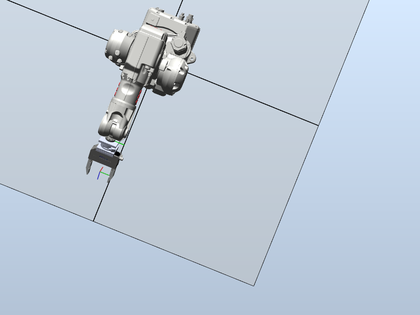
%> input picture Robot Vision - Miniproject/RobotStudioMatlab/pictures.png, 420 x 315 px, shrunk from 1024 x 768 before the run
$ octave --eval "result = RecognizeBlocks(imread('pictures.png'));"   (GNU Octave 9; MATLAB toolbox functions it lacks are replaced by stand-ins)
%> lines starting %> are read from the running program, lines starting %| are printed output that depends on the picture; in (x1, y1, x2, y2) boxes, pixels count from 0 and x2, y2 are one past the last pixel; in counts of white or black regions, pixels touching at a corner belong together; the program's own positions count from 1
function [blocks]=RecognizeBlocks(original)
% This function receives an image and returns the founded bricks, sorted by
% color, and its position and orientation with respect to the base x-axis.

x=size(original,2);
%> x = 420
y=size(original,1);
%> y = 315

% Transform into HSV and separate in the different channels
hsv=rgb2hsv(original);
%> hsv: size 315x420x3 double; mean H, S, V 0.564, 0.122, 0.853
hue=hsv(:,:,1);
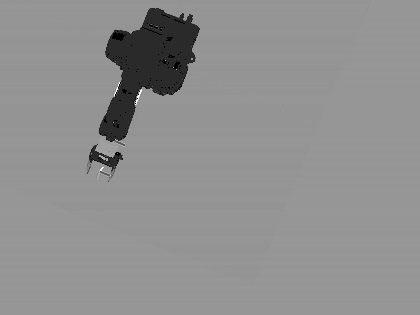
%> hue: size 315x420 double; min 0, max 0.998, mean 0.564
saturation=hsv(:,:,2);
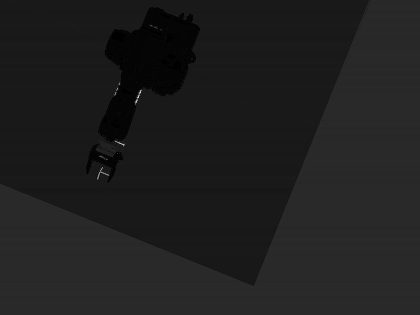
%> saturation: size 315x420 double; min 0, max 0.83, mean 0.122
value=hsv(:,:,3);
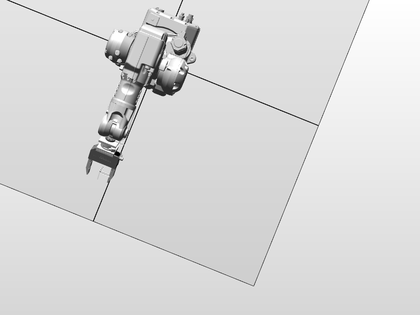
%> value: size 315x420 double; min 0, max 1, mean 0.853

% Find the blocks in the image
saturation=imgaussfilt(saturation,'FilterSize',9);  % First, find coloured blocks using the saturation channel
colour_mask=saturation>MyParameters.COLOR_THRESHOLD*ones(y,x);
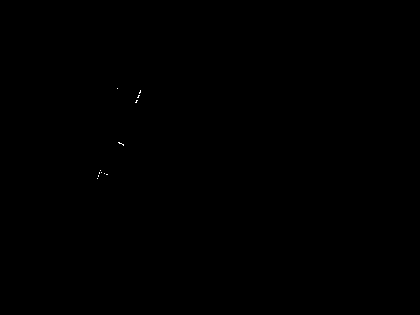
%> colour_mask: size 315x420 logical; 0.03% white in thin lines or dots, all inside (x1, y1, x2, y2) = (97, 88, 141, 179)
black_mask=value<MyParameters.BLACK_THRESHOLD*ones(y,x);          % Then, the black blocks using the value channel
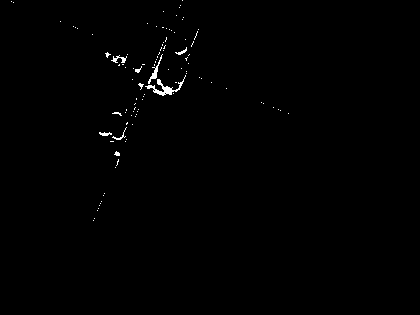
%> black_mask: size 315x420 logical; 0.53% white in thin lines or dots, all inside (x1, y1, x2, y2) = (11, 0, 289, 221)
final_mask=black_mask | colour_mask;                % Join masks for coloured blocks and black blocks
se = strel('square',5);                             % Procesing of the mask to fill holes and eliminate noise
final_mask=imopen(final_mask,se);
%> final_mask: size 315x420 logical; 0.06% white; 2 white regions, box (x1, y1, x2, y2) and area: (164, 87, 172, 94) 52, (152, 73, 157, 78) 25
se = strel('square',5);
final_mask=imclose(final_mask,se);

% Identifying objects and their properties
objects = bwconncomp(final_mask);           % Label the objects
%> objects = 2 connected components
area = regionprops(objects,'Area');         % Calculate the areas of the objects
%> area = 2 regions; Area: 52, 25
centroid = regionprops(objects,'Centroid'); % Find centroid of the objects
%> centroid = 2 regions; Centroid: [155 76], [168.5 91]
pixelList=regionprops(objects,'PixelList'); % Fins the pixels of each block
%> pixelList = 2 items
nobjects=length(centroid);                  % Number of objects found
%> nobjects = 2

% Find and store centroids according to the colour as well as their
% orientation according with their longest edge
se = strel('square',3);
colorlist=[MyParameters.YELLOW MyParameters.GREEN MyParameters.BLUE MyParameters.ORANGE];
blocks = struct('yellow', [], 'green', [], 'blue', [], 'orange', [], 'black', []);

for i=1:1:nobjects
    if area(i).Area(1)>MyParameters.AREA_MIN
        object_mask = false(y,x);                   % Create a mask for each object using the pixwl list
        for j=1:1:size(pixelList(i).PixelList,1)
            pix_x=pixelList(i).PixelList(j,1);
            pix_y=pixelList(i).PixelList(j,2);
            object_mask(pix_y,pix_x) = 1;
        end
        edges=imdilate(object_mask,se)-object_mask;                         % Find the edges of the object mask by substacting the image and its dilation
        [H,theta,rho]=hough(edges,'RhoResolution',1,'ThetaResolution',5);   % Find lines in the resulting image using the Hough transform
        P = houghpeaks(H,16,'threshold',ceil(0.1*max(H(:))));
        lines = houghlines(edges,theta,rho,P,'FillGap',10,'MinLength',20);
        nlines=length(lines);
        dist=zeros(1,nlines);
        for k = 1:1:nlines                          % The longest line is stored and used to define the orientation
            dist(k) = norm(lines(k).point1 - lines(k).point2);
        end
        [~,max_dist]=max(dist);

        xy1_real=MyParameters.K*[lines(max_dist).point1 1]';     % The position of the points that define the line are trasnformed
        xy1_real=xy1_real(1:2)'/xy1_real(3);        % to real positions using the projection matrix
        xy2_real=MyParameters.K*[lines(max_dist).point2 1]';
        xy2_real=xy2_real(1:2)'/xy2_real(3);

        xy_real = [xy1_real; xy2_real];
        angle = atand((xy_real(2,2)-xy_real(1,2))/(xy_real(2,1)-xy_real(1,1)));
        % The angle with
        % respect to the base x
        % axis is found using
        % this two points

        % Get a mask of the object in the hue channel and on the black mask
        cent_y=round(centroid(i).Centroid(2));
        cent_x=round(centroid(i).Centroid(1));
        region_hue=hue(cent_y-MyParameters.MASK_SIDE:cent_y+MyParameters.MASK_SIDE,cent_x-MyParameters.MASK_SIDE:cent_x+MyParameters.MASK_SIDE);
        region_blackmask=black_mask(cent_y-MyParameters.MASK_SIDE:cent_y+MyParameters.MASK_SIDE,cent_x-MyParameters.MASK_SIDE:cent_x+MyParameters.MASK_SIDE);
        cent_real=MyParameters.K*[cent_x,cent_y,1]';
        cent_real=cent_real(1:2)'/cent_real(3);

        % Sort by colour and store centroid position and orientation
        if (mean(mean(region_blackmask,1)) >= 0.8)
            blocks.black = [blocks.black; [cent_real angle]];
        else
            meanhue=mean(mean(region_hue));
            [~,color_index]=min(abs(meanhue*ones(1,length(colorlist))-colorlist));
            switch color_index
                case 1
                    blocks.yellow = [blocks.yellow; [cent_real angle]];
                case 2
                    blocks.green = [blocks.green; [cent_real angle]];
                case 3
                    blocks.blue = [blocks.blue; [cent_real angle]];
                case 4
                    blocks.orange = [blocks.orange; [cent_real angle]];
            end
        end
    end
end
%> this loop made 2 passes
%> after the loop, lines = 64 rows, first 12: [0 0.447 0.741; 0.85 0.325 0.098; 0.929 0.694 0.125; 0.494 0.184 0.556; 0.466 0.674 0.188; 0.301 0.745 0.933; 0.635 0.078 0.184; 0 0.447 0.741; 0.85 0.325 0.098; 0.929 0.694 0.125; 0.494 0.184 0.556; 0.466 0.674 0.188]

end
